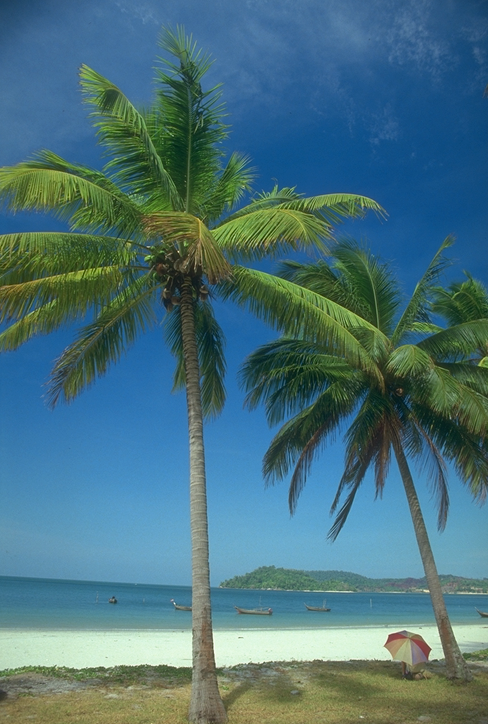
%> input picture TP ACP/palmier.tif, 488 x 724 px
$ octave exo3.m   (GNU Octave 9; MATLAB toolbox functions it lacks are replaced by stand-ins)
%> lines starting %> are read from the running program, lines starting %| are printed output that depends on the picture
clear variables;
close all;

% Lecture de l'image et transformation en niveaux de gris suivant rgb.
I = imread('palmier.tif');
%> I is the input picture: size 724x488x3 uint8; mean R, G, B 73.6, 113.8, 124.1
I = im2double(I);
%> I: size 724x488x3 double

% Récupération de des valeurs de r,g et b et vectorisation de ces données
R =  I(:,:,1);
r = R(:);
G =  I(:,:,2);
g = G(:);
B =  I(:,:,3);
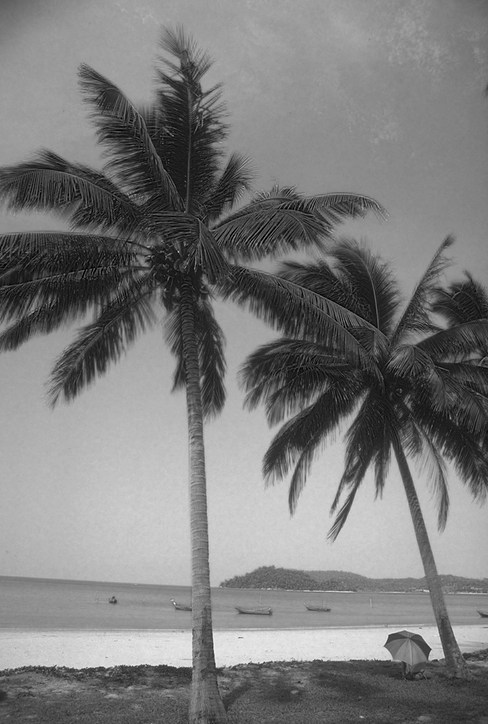
%> B: size 724x488 double; min 0, max 0.992, mean 0.487
b = B(:);

[u,v]=size(R);
%> u = 724; v = 488
Y = [r,g,b];
[n,m] = size(Y);
%> n = 353312; m = 3

% Centrage des données
X = Y - mean(Y);

% Calcul de la matrice M, de ses vecteurs propres et de ses valeurs propres
M = 1/n*(X'*X); % M est la matrice de covariance
%> M = [0.0282 0.0223 0.00977; 0.0223 0.0239 0.0222; 0.00977 0.0222 0.0453]
[V,D] = eig(M);
%> V = [0.546 0.699 0.461; -0.791 0.25 0.558; 0.275 -0.67 0.69]; D = [0.000869 0 0; 0 0.0268 0; 0 0 0.0697]
d = sort(real(diag(D))); % On réarrange les valeurs propres pour les mettres dans l'ordre décroissante
%> d = [0.000869; 0.0268; 0.0697]
lambda = flipud(d);
%> lambda = [0.0697; 0.0268; 0.000869]
P = fliplr(V); % Comme les valeurs propres ont été réorganisées on réorganise aussi les colonnes (qui sont les vecteurs propre des M) de P
%> P = [0.461 0.699 0.546; 0.558 0.25 -0.791; 0.69 -0.67 0.275]
% afin de toujours avoir la même corrélation entre les vecteurs propres et
% les valeur prorpe

% Calcul de l'inertie total et de l'inertie par rapport à chaque axes
somme = ones(1,m)*lambda;
inertie_total = 100*(tril(ones(m,m))*lambda)/somme;
inertie_axe = 100*lambda / somme;
%> inertie_axe = [71.6; 27.51; 0.892]

% Calcul de Xstar, la matrice associée au nouveau nuage de points
Xstar = X*P;

% Calcul du cercle unité
theta = 0:0.01:2*pi;
x = cos(theta);
y = sin(theta);

% Calcul de nos données initiales réduite
z = X./(ones(n,1)*std(Y));

% Calcul et affichage de la corrélation de nos variables suivant les axes (e1,e2)
for j=1:m
    xx = z(:,j)'*Xstar(:,1)./(n*sqrt(lambda(1)));
    yy = z(:,j)'*Xstar(:,2)./(n*sqrt(lambda(2)));
    figure(1)
    hold on;
    plot(xx,yy,'r*');
    plot(x,y);
    if j==1
        text(xx+0.01,yy+0.01,'r');
    end
     if j==2
        text(xx+0.01,yy+0.01,'g');
     end
     if j==3
        text(xx+0.01,yy+0.01,'b');
    end
    ylabel("axe e2");
    xlabel("axe e1");
    title("Corrélation de nos variables suivant le axes (e1,e2)");
    axis equal;
    grid on;
end
%> this loop made 3 passes
%> (xx, yy) on passes 1 to 3: (0.725, 0.682), (0.952, 0.265), (0.856, -0.515)
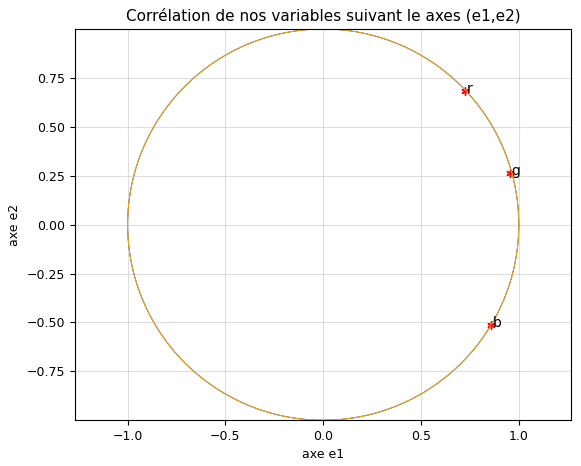
%> figure redrawn from the program's plot data

% Affichage de nos courbes
figure(2)
plot(lambda,'-*b');
title("courbe valeur propre");
grid on;
xlabel('lambda');
ylabel('Valeur de lambda');

figure(3)
plot(inertie_total,'-*b');
title("Inertie total");
grid on;
xlabel("somme des axes (e1,e1+e2,e1+e2+e3,...)");
ylabel("pourcentage")

figure(4)
plot(inertie_axe,'-*b');
title("Inertie axiale");
grid on;
xlabel("numéro de l'axe(de e1 à e3)");
ylabel("pourcentage")

% On remet nos nouvelles données (calculées avec Xstar) dans le format
% d'une image
c1 = reshape(Xstar(:,1),u,v);
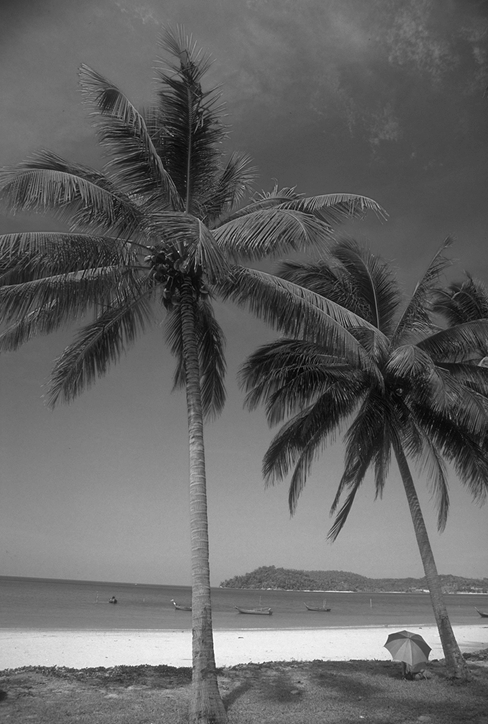
%> c1: size 724x488 double; min -0.626, max 0.951, mean -1.21e-14; drawn with min black and max white
c2 = reshape(Xstar(:,2),u,v);
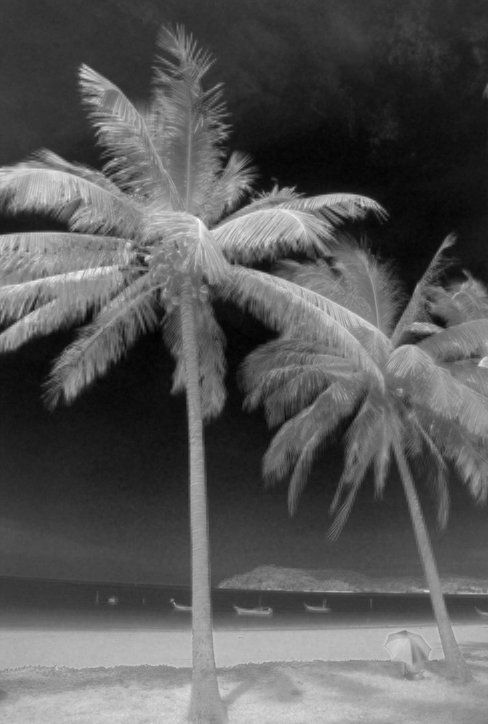
%> c2: size 724x488 double; min -0.261, max 0.488, mean -1.33e-13; drawn with min black and max white
c3 = reshape(Xstar(:,3),u,v);
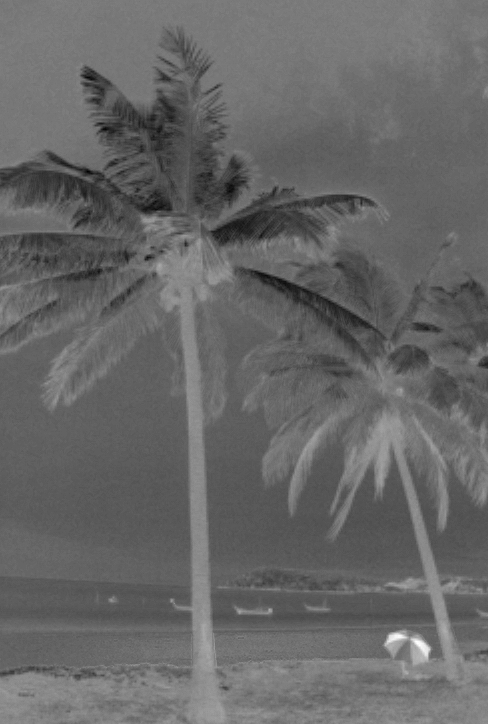
%> c3: size 724x488 double; min -0.152, max 0.224, mean -1.28e-13; drawn with min black and max white

% On calcul l'image c4 qui contient 99.11% de notre information et c5 qui
% contient 100% de nos informations
c4 = c1+c2;
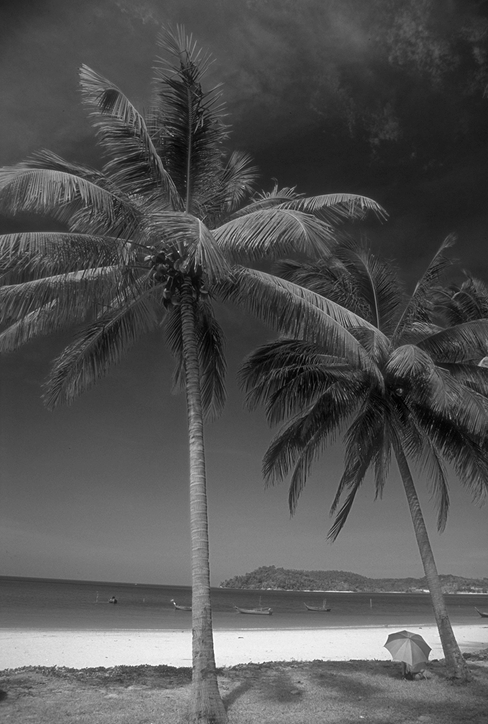
%> c4: size 724x488 double; min -0.617, max 1.25, mean -1.45e-13; drawn with min black and max white
c5 = c4+c3;

% Affichage de nos images
figure(5)
subplot 231;
imshow(I);
title("Image d'origine");
subplot 232
imshow(c1);
title("Image correpondante à la 1ère composante principale");
subplot 233
imshow(c2);
title("Image correpondante à la 2ème composante principale");
subplot 234
imshow(c3);
title("Image correpondante à la 3ème composante principale");
subplot 235
imshow(c4);
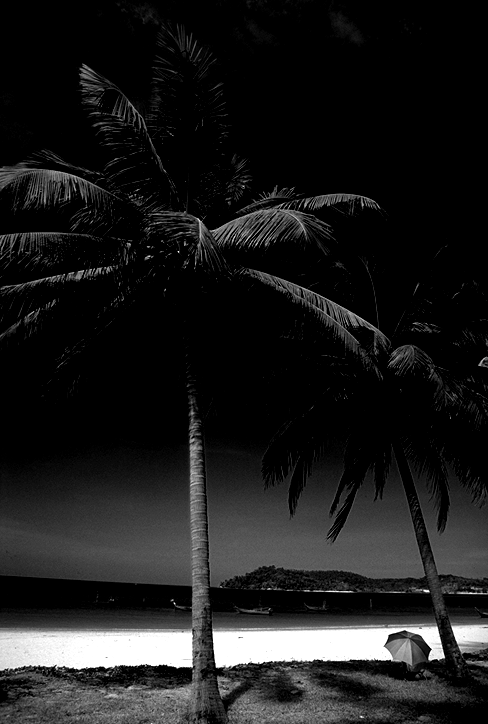
%> displayed picture: size 724x488, on the screen's scale of 0 to 255; min 0, max 255, mean 29
title(["Image reconstruite correpondante à la somme" ; "des 2 premières composantes principales " ]);
subplot 236
imshow(c5);
title(["Image reconstruite correpondante à la somme" ; "des 3 premières composantes principales " ]);
